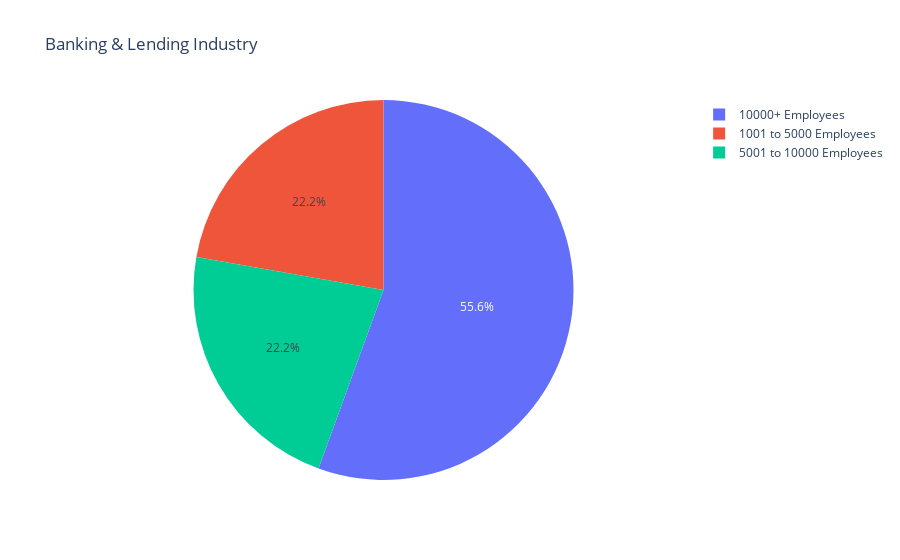
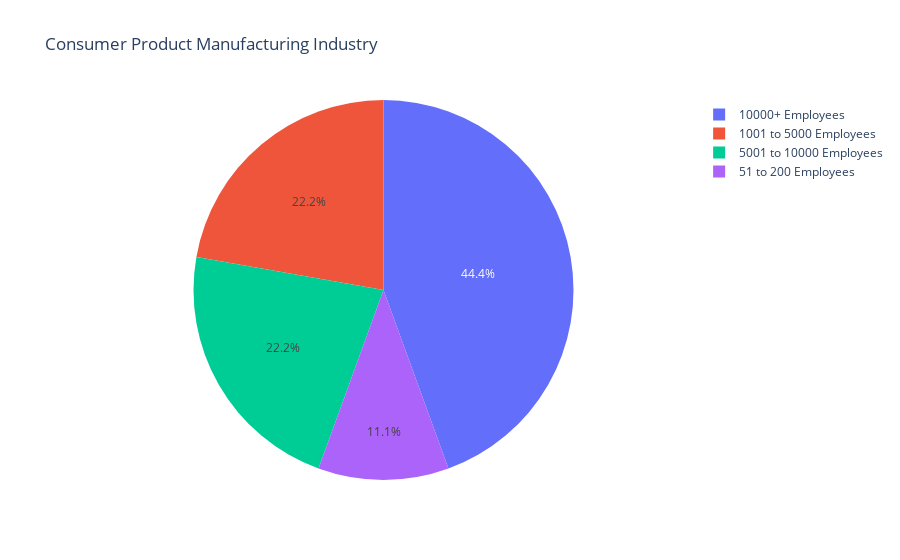
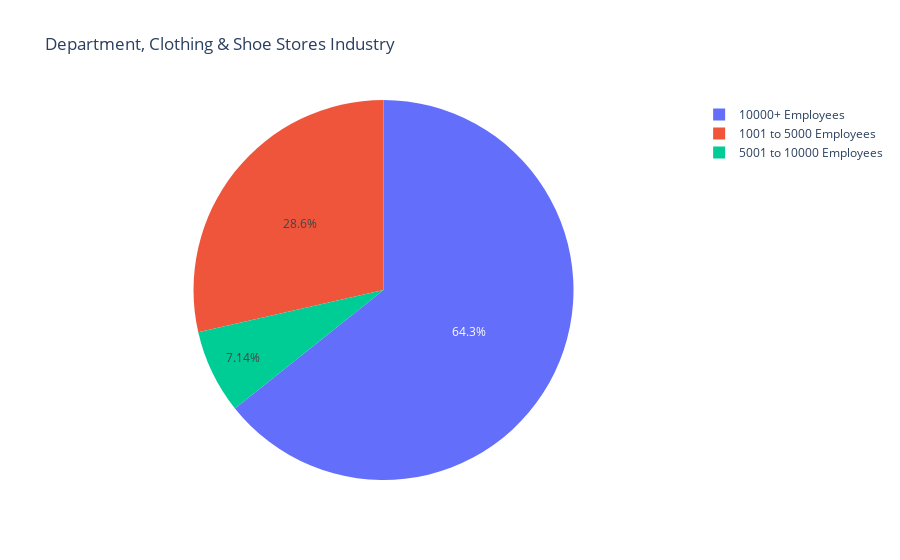
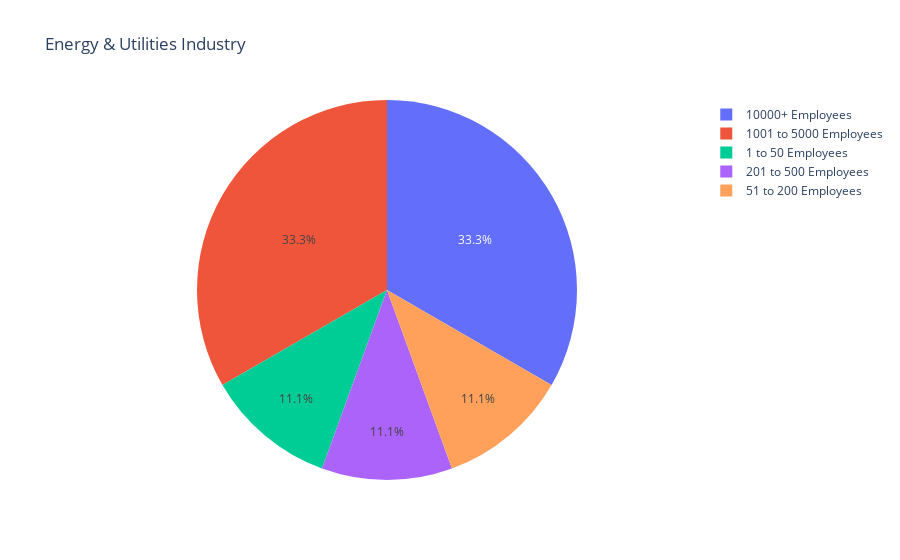

The notebook cell saved with these charts, in order:
### Code cell
#Visualization of size of businesses in each industry


# Group the data by industry and size, and calculate the count of each combination
grouped_data = data.groupby(['industry', 'size']).size().reset_index(name='count')

# Iterate over each industry label
for industry in grouped_data['industry'].unique():
    # Filter the data for the specific industry
    industry_data = grouped_data[grouped_data['industry'] == industry]
    
    # Create the pie chart using Plotly Express
    fig = px.pie(industry_data, values='count', names='size', title=f'{industry} Industry')
    
    # Customize the appearance of the pie chart
    fig.update_traces(textposition='inside', textinfo='percent')
    
    # Show the interactive pie chart
    fig.show()

### Figure 1 — Plotly figure (JSON) as saved in the notebook; plotly's stock layout.template omitted (floating-point values rounded to 4 significant figures)
{"data": [{"domain": {"x": [0, 1], "y": [0, 1]}, "hovertemplate": "size=%{label}<br>count=%{value}<extra></extra>", "labels": ["10000+ Employees", "1001 to 5000 Employees", "5001 to 10000 Employees"], "legendgroup": "", "name": "", "showlegend": true, "textinfo": "percent", "textposition": "inside", "type": "pie", "values": [5, 2, 2]}], "layout": {"legend": {"tracegroupgap": 0}, "title": {"text": "Banking & Lending Industry"}}}

### Figure 2 — Plotly figure (JSON) as saved in the notebook; plotly's stock layout.template omitted (floating-point values rounded to 4 significant figures)
{"data": [{"domain": {"x": [0, 1], "y": [0, 1]}, "hovertemplate": "size=%{label}<br>count=%{value}<extra></extra>", "labels": ["10000+ Employees", "1001 to 5000 Employees", "5001 to 10000 Employees", "51 to 200 Employees"], "legendgroup": "", "name": "", "showlegend": true, "textinfo": "percent", "textposition": "inside", "type": "pie", "values": [4, 2, 2, 1]}], "layout": {"legend": {"tracegroupgap": 0}, "title": {"text": "Consumer Product Manufacturing Industry"}}}

### Figure 3 — Plotly figure (JSON) as saved in the notebook; plotly's stock layout.template omitted (floating-point values rounded to 4 significant figures)
{"data": [{"domain": {"x": [0, 1], "y": [0, 1]}, "hovertemplate": "size=%{label}<br>count=%{value}<extra></extra>", "labels": ["10000+ Employees", "1001 to 5000 Employees", "5001 to 10000 Employees"], "legendgroup": "", "name": "", "showlegend": true, "textinfo": "percent", "textposition": "inside", "type": "pie", "values": [9, 4, 1]}], "layout": {"legend": {"tracegroupgap": 0}, "title": {"text": "Department, Clothing & Shoe Stores Industry"}}}

### Figure 4 — Plotly figure (JSON) as saved in the notebook; plotly's stock layout.template omitted (floating-point values rounded to 4 significant figures)
{"data": [{"domain": {"x": [0, 1], "y": [0, 1]}, "hovertemplate": "size=%{label}<br>count=%{value}<extra></extra>", "labels": ["1 to 50 Employees", "10000+ Employees", "1001 to 5000 Employees", "201 to 500 Employees", "51 to 200 Employees"], "legendgroup": "", "name": "", "showlegend": true, "textinfo": "percent", "textposition": "inside", "type": "pie", "values": [1, 3, 3, 1, 1]}], "layout": {"legend": {"tracegroupgap": 0}, "title": {"text": "Energy & Utilities Industry"}}}
